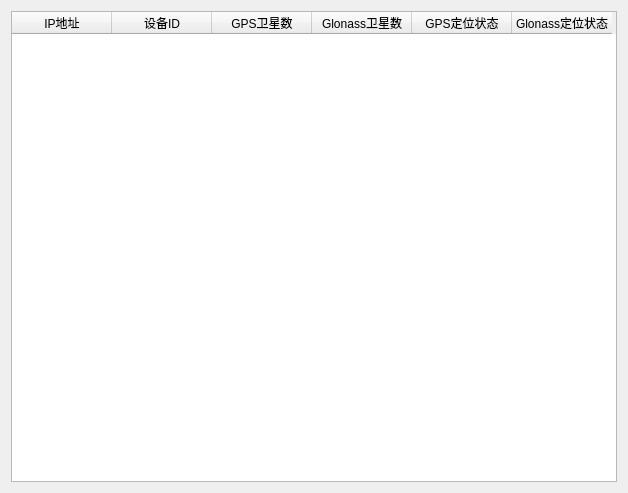
<?xml version="1.0" encoding="UTF-8"?>
<ui version="4.0">
 <class>Form_TerMonitor</class>
 <widget class="QWidget" name="Form_TerMonitor">
  <property name="geometry">
   <rect>
    <x>0</x>
    <y>0</y>
    <width>628</width>
    <height>493</height>
   </rect>
  </property>
  <property name="windowTitle">
   <string>Form</string>
  </property>
  <layout class="QGridLayout" name="gridLayout">
   <item row="0" column="0">
    <widget class="QTableWidget" name="tableWidget">
     <column>
      <property name="text">
       <string>IP地址</string>
      </property>
     </column>
     <column>
      <property name="text">
       <string>设备ID</string>
      </property>
     </column>
     <column>
      <property name="text">
       <string>GPS卫星数</string>
      </property>
     </column>
     <column>
      <property name="text">
       <string>Glonass卫星数</string>
      </property>
     </column>
     <column>
      <property name="text">
       <string>GPS定位状态</string>
      </property>
     </column>
     <column>
      <property name="text">
       <string>Glonass定位状态</string>
      </property>
     </column>
    </widget>
   </item>
  </layout>
 </widget>
 <resources/>
 <connections/>
</ui>
